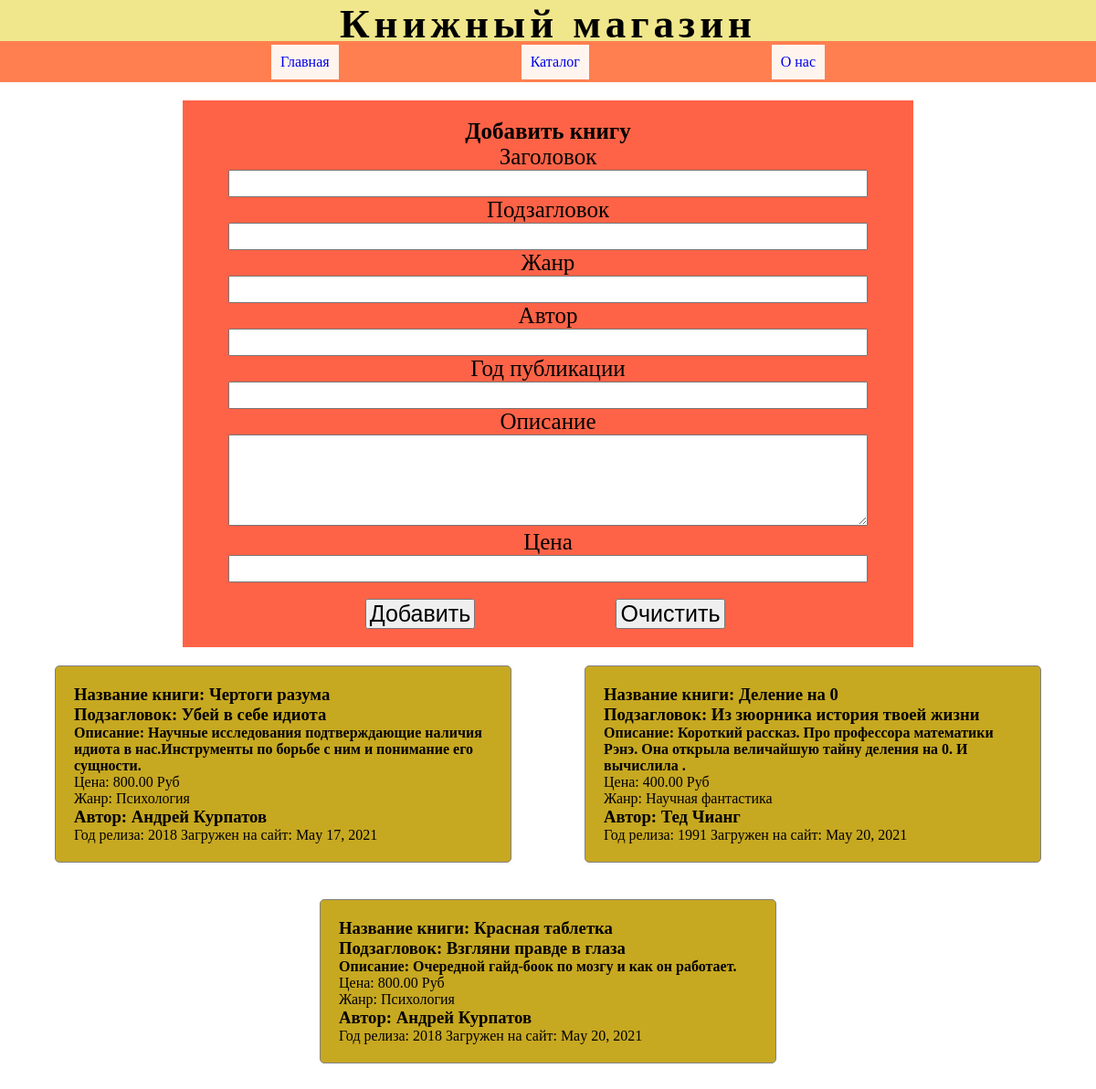
The app's page /books, older data.
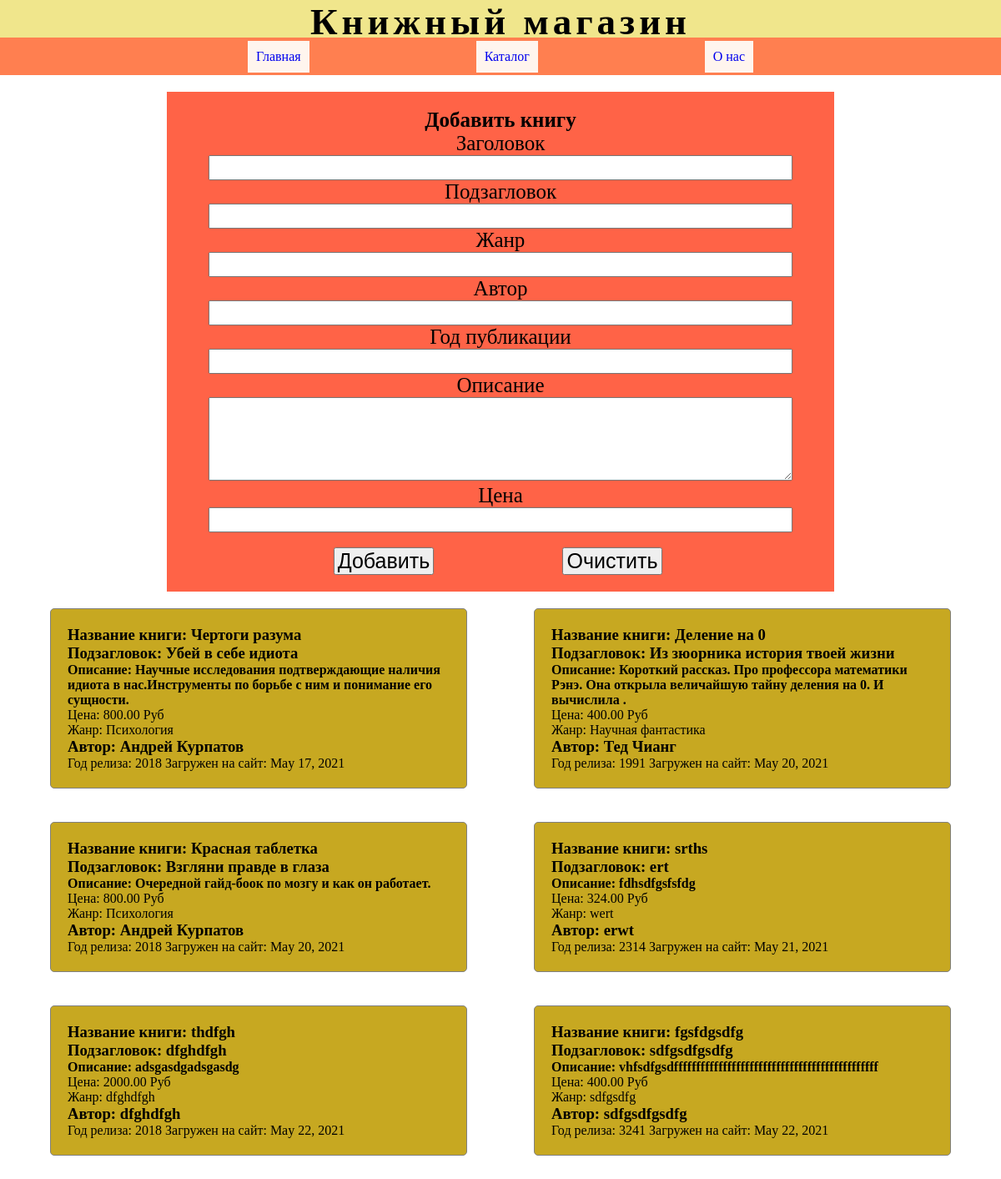
The same page, newer data.
### main/models.py (models this page shows)
class Books_data(models.Model):
    title = models.CharField(max_length =  100)
    subtitle = models.CharField(max_length =  100)
    describtion = models.CharField(max_length = 200)
    price = models.DecimalField(max_digits= 7 ,decimal_places = 2)
    genre = models.CharField(max_length = 40)
    author = models.CharField(max_length = 100)
    year_of_issue = models.DecimalField(max_digits = 4,decimal_places = 0)
    uploaded_at = models.DateField(auto_now_add = True)

### main/views.py (the view)
# urls.py: path("books", books, name="books"),#2 объязательных праметра  ("Запрошенный адрес URL/", и функция которая )
def books(request):
    books_data_list = Books_data.objects.all()
    return render(request, "books.html",{"books_data_list":books_data_list})

### main/templates/books.html (shortened to what this page needs)
{% load static %}
<!DOCTYPE html>
<html lang="en">
<head>
    <link href="{% static 'styles/books.css' %}" rel="stylesheet">
</head>
<body>
    <header >
        <h1 >Книжный магазин </h1>
    </header>
    <nav>
        <a href = "#">Главная</a>
        <a href = "#">Каталог</a>
        <a href = "#">О нас</a>
    </nav>
    <section class="container">
        <div class="add_book_form">
            <h2 class="form_text">Добавить книгу</h2>
                <form action="{% url 'add-book' %}" method="POST">
                    <div class="form_text">Заголовок  </div>
                        <input type="text" size="40" name="title"/>
                    <div class="form_text"> Подзагловок </div>
                        <input type="text"size="40" name="subtitle"/>
                    <div class="form_text">Жанр  </div>
                        <input type="text" size="40" name="genre"/>
                    <div class="form_text"> Автор  </div>
                        <input type="text" size="40" name="author"/>
                    <div class="form_text"> Год публикации </div>
                        <input type="number"size="4" name="year"/>
                    <div class="form_text"> Описание </div>
                        <textarea name="description"name="describtion"></textarea>
                    <div class="form_text"> Цена   </div>
                        <input type="number" size="40" name="price"/><br><br>
                    <button type="submit" >Добавить</button>
                    <button type="reset">Очистить</button>
                </form>
        </div>
        {% for i in  books_data_list %}
        <div class="books_text">
            <h3>Название книги: {{i.title }}</h3>
            <h3>Подзагловок: {{ i.subtitle }}</h3>
            <h4>Описание: {{ i.describtion }}</h4>
            <p>Цена: {{ i.price }}  Руб</p>
            <p>Жанр: {{ i.genre }}</p>
            <h3>Автор: {{ i.author }}</h3>
            <span> Год релиза: {{ i.year_of_issue }}   Загружен на сайт: {{ i.uploaded_at }}</span>
        </div>
        {% endfor %}
    </section>
</body>
</html>

Row changes from the older to the newer data that the page shows:
added Books_data: title "srths", subtitle "ert", describtion "fdhsdfgsfsfdg", price "324.00", genre "wert", author "erwt", year_of_issue "2314", uploaded_at "May 21, 2021"
added Books_data: title "thdfgh", subtitle "dfghdfgh", describtion "adsgasdgadsgasdg", price "2000.00", genre "dfghdfgh", author "dfghdfgh", year_of_issue "2018", uploaded_at "May 22, 2021"
added Books_data: title "fgsfdgsdfg", subtitle "sdfgsdfgsdfg", describtion "vhfsdfgsdffffffffffffffffffffffffffffffffffffffffffffff", price "400.00", genre "sdfgsdfg", author "sdfgsdfgsdfg", year_of_issue "3241", uploaded_at "May 22, 2021"
